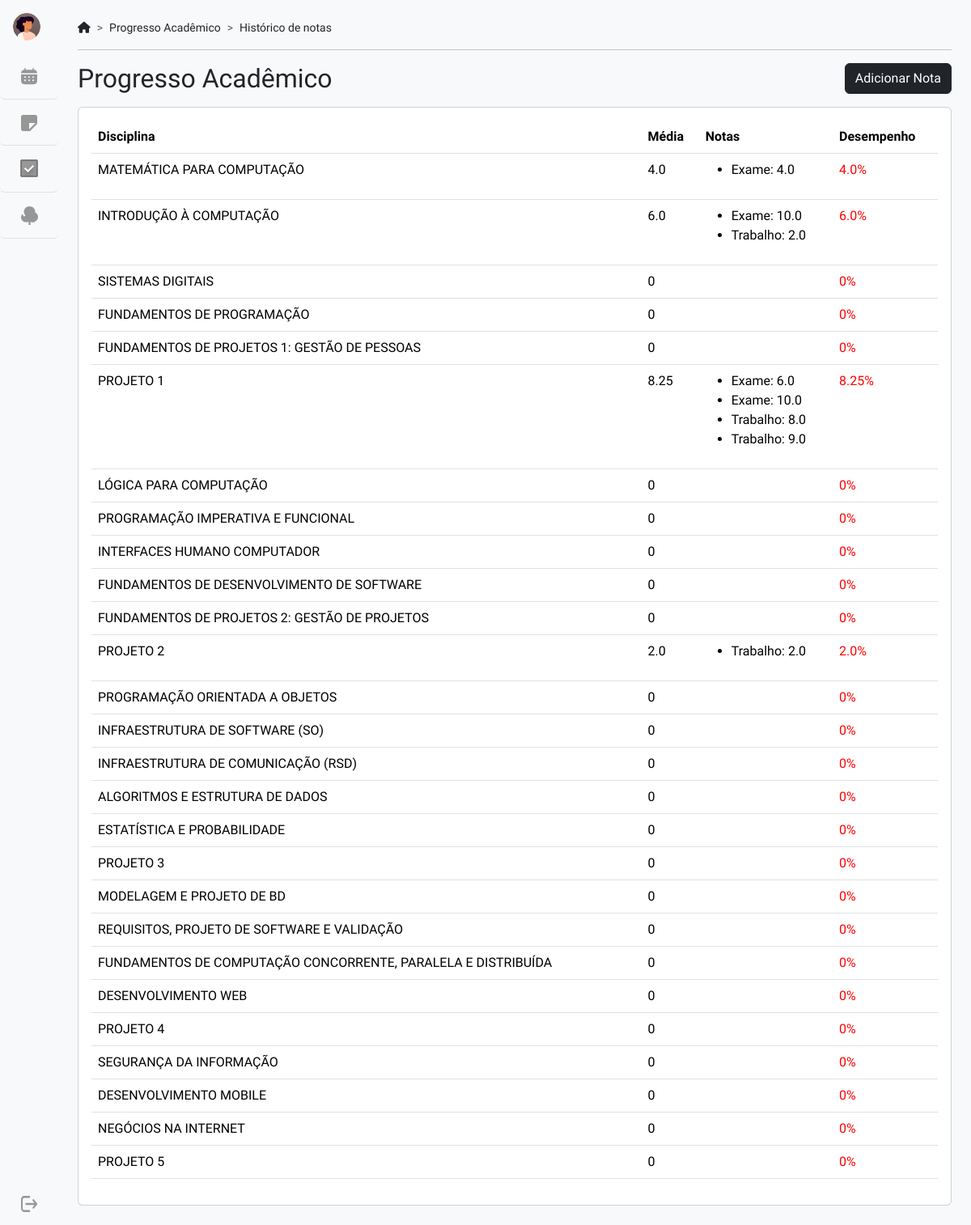
The app's page /historico/ (signed in) with its own data.
### historico/models.py (models this page shows, shortened)
class Disciplina(models.Model):
    nome = models.CharField(max_length=100)
    usuario = models.ForeignKey(settings.AUTH_USER_MODEL, on_delete=models.CASCADE)

class Nota(models.Model):
    TIPO_CHOICES = [
        ('Exame', 'Exame'),
        ('Trabalho', 'Trabalho'),
    ]
    disciplina = models.ForeignKey(Disciplina, on_delete=models.CASCADE)
    tipo = models.CharField(max_length=10, choices=TIPO_CHOICES)
    nota = models.FloatField()

### historico/views.py (the view)
# urls.py: path("", views.index, name="index"),
def index(request):
    disciplinas = Disciplina.objects.filter(usuario=request.user)
    progresso = {}
    for disciplina in disciplinas:
        notas = Nota.objects.filter(disciplina=disciplina)
        media = sum(nota.nota for nota in notas) / len(notas) if notas else 0
        progresso[disciplina.nome] = {
            'notas': notas,
            'media': media,
            'alerta': media < 7.0
        }
    return render(request, 'index.html', {'progresso': progresso})

### historico/templates/index.html (shortened to what this page needs)
{% extends 'base_generic.html' %}
{% block content %}
   <div class="toolbar" style="display: flex; justify-content: space-between; flex-direction: row;">
      <h2>Progresso Acadêmico</h2>
      <a class="btn btn-dark mb-3" href="{% url 'historico:adicionar_nota' %}">Adicionar Nota</a>
   </div>
   <div class="card">
    <div class="card-body">
      <table class="table bordered" style="width: 100%;">
        <tr>
          <th>Disciplina</th>
          <th>Média</th>
          <th>Notas</th>
          <th>Desempenho</th>
        </tr>
      {% for disciplina, dados in progresso.items %}
        <tr>
          <td>{{ disciplina }}</td>
          <td>{{ dados.media }}</td>
          <td>
            <ul>
              {% for nota in dados.notas %}
                <li>{{ nota.tipo }}: {{ nota.nota }}</li>
              {% endfor %}
            </ul>
          </td>
          <td>
            {% if dados.media < 50 %}
              <span style="color: red;">{{ dados.media }}%</span>
            {% else %}
              <span style="color: green;">{{ dados.media }}%</span>
            {% endif %}
          </td>
        </tr>
      {% endfor %}
      </table>
    </div>
  </div>
{% endblock %}

### app_tudo_list/templates/base_generic.html (shortened to what this page needs)
{% load static %}
{% load django_bootstrap5 %}
<!DOCTYPE html>
<html lang="pt-br">
  <head>
    {% bootstrap_css %}
    <link href="{% static 'fontawesomefree/css/fontawesome.css' %}" rel="stylesheet" type="text/css">
    <link href="{% static 'fontawesomefree/css/brands.css' %}" rel="stylesheet" type="text/css">
    <link href="{% static 'fontawesomefree/css/solid.css' %}" rel="stylesheet" type="text/css">
    <link rel="stylesheet" href="{% static 'style.css' %}">
  </head>
  <body>
      <div class="container-fluid p-0 d-flex h-100">
        <div id="bdSidebar" class="d-flex flex-column flex-shrink-0 bg-light" style="width: 4.5rem;">
          <a href="/" class="d-block p-3 link-dark text-decoration-none" title="" data-bs-toggle="tooltip" data-bs-placement="right" data-bs-original-title="Icon-only">
          </a>
          <ul class="nav nav-pills nav-flush flex-column mb-auto text-center">
            <li>
              <a href="#" class="nav-link py-3 border-bottom" title="" data-bs-toggle="tooltip" data-bs-placement="right" data-bs-original-title="Dashboard">
              </a>
            </li>
            <li>
              <a href="{% url 'historico:index' %}" class="nav-link py-3 border-bottom" title="" data-bs-toggle="tooltip" data-bs-placement="right" data-bs-original-title="Notas">
              </a>
            </li>
            <li>
              <a href="#" class="nav-link py-3 border-bottom" title="" data-bs-toggle="tooltip" data-bs-placement="right" data-bs-original-title="Products">
              </a>
            </li>
            <li>
              <a href="#" class="nav-link py-3 border-bottom" title="" data-bs-toggle="tooltip" data-bs-placement="right" data-bs-original-title="Customers">
              </a>
            </li>
          </ul>
            <a href="#" class="d-flex align-items-center justify-content-center p-3 link-dark text-decoration-none" >
            </a>
        </div>
        <div class="bg-light flex-fill">
            <div class="p-4">
                <nav style="--bs-breadcrumb-divider:'>';font-size:14px">
                    <ol class="breadcrumb">
                        <li class="breadcrumb-item">
                            <i class="fa-solid fa-house"></i>
                        </li>
                        <li class="breadcrumb-item">Progresso Acadêmico</li>
                        <li class="breadcrumb-item">Histórico de notas</li>
                    </ol>
                </nav>
                <hr>
                <div class="row">
                  <div class="col">
                    {% block content %}{% endblock %}
                  </div>
                </div>
            </div>
        </div>
    </div>
  </body>
</html>

### historico/static/style.css (style rules this page uses)
html, body { height: 100%; font-family: "Zen Kaku Gothic Antique", sans-serif; }
#bdSidebar { width: 44px; }

### records on screen
Disciplina: progresso "MATEMÁTICA PARA COMPUTAÇÃO"
Nota: tipo "Exame", nota "4.0"
Disciplina: progresso "INTRODUÇÃO À COMPUTAÇÃO"
Nota: tipo "Exame", nota "10.0"
Nota: tipo "Trabalho", nota "2.0"
Disciplina: progresso "SISTEMAS DIGITAIS"
Disciplina: progresso "FUNDAMENTOS DE PROGRAMAÇÃO"
Disciplina: progresso "FUNDAMENTOS DE PROJETOS 1: GESTÃO DE PESSOAS"
Disciplina: progresso "PROJETO 1"
Nota: tipo "Exame", nota "6.0"
Nota: tipo "Exame", nota "10.0"
Nota: tipo "Trabalho", nota "8.0"
Nota: tipo "Trabalho", nota "9.0"
Disciplina: progresso "LÓGICA PARA COMPUTAÇÃO"
Disciplina: progresso "PROGRAMAÇÃO IMPERATIVA E FUNCIONAL"
Disciplina: progresso "INTERFACES HUMANO COMPUTADOR"
Disciplina: progresso "FUNDAMENTOS DE DESENVOLVIMENTO DE SOFTWARE"
Disciplina: progresso "FUNDAMENTOS DE PROJETOS 2: GESTÃO DE PROJETOS"
Disciplina: progresso "PROJETO 2"
Nota: tipo "Trabalho", nota "2.0"
Disciplina: progresso "PROGRAMAÇÃO ORIENTADA A OBJETOS"
Disciplina: progresso "INFRAESTRUTURA DE SOFTWARE (SO)"
Disciplina: progresso "INFRAESTRUTURA DE COMUNICAÇÃO (RSD)"
Disciplina: progresso "ALGORITMOS E ESTRUTURA DE DADOS"
Disciplina: progresso "ESTATÍSTICA E PROBABILIDADE"
Disciplina: progresso "PROJETO 3"
Disciplina: progresso "MODELAGEM E PROJETO DE BD"
Disciplina: progresso "REQUISITOS, PROJETO DE SOFTWARE E VALIDAÇÃO"
Disciplina: progresso "FUNDAMENTOS DE COMPUTAÇÃO CONCORRENTE, PARALELA E DISTRIBUÍDA"
Disciplina: progresso "DESENVOLVIMENTO WEB"
Disciplina: progresso "PROJETO 4"
Disciplina: progresso "SEGURANÇA DA INFORMAÇÃO"
Disciplina: progresso "DESENVOLVIMENTO MOBILE"
Disciplina: progresso "NEGÓCIOS NA INTERNET"
Disciplina: progresso "PROJETO 5"

### other values on screen
{{ dados.media }} "4.0" "6.0" "0" "0" "0" "8.25" "0" "0" "0" "0" "0" "2.0" "0" "0" "0" "0" "0" "0" "0" "0" "0" "0" "0" "0" "0" "0" "0"
